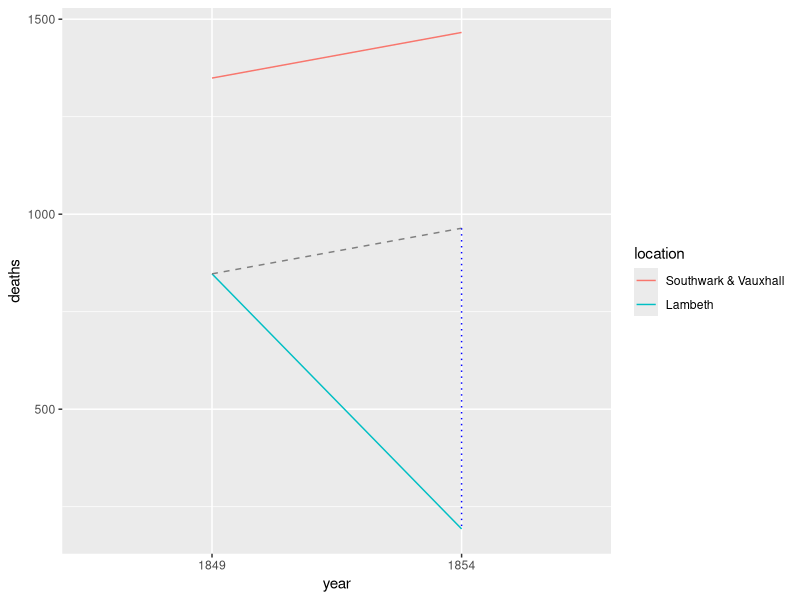

Reproduce this figure in R.
## ---- chunk 1
library(tidyverse)
library(broom)

# This way lets you specify tables row-wise (hence t*r*ibble) and is far easier to read
cholera <- tribble(
  ~deaths, ~year, ~location,
  1349,    1849,  "Southwark & Vauxhall",
  847,     1849,  "Lambeth",
  1466,    1854,  "Southwark & Vauxhall",
  193,     1854,  "Lambeth"
) %>% 
  mutate(year = factor(year)) %>% 
  mutate(location = fct_relevel(location, "Southwark & Vauxhall"))

model <- lm(deaths ~ year + location + year * location, data = cholera)
## ---- chunk 2
tidy(model)
## ---- chunk 3
results <- tidy(model)

before_treatment <- results %>% filter(term == "(Intercept)") %>% pull(estimate) + 
  results %>% filter(term == "locationLambeth") %>% pull(estimate)

year_effect <- results %>% filter(term == "year1854") %>% pull(estimate)

after_treatment <- before_treatment + year_effect

dd_effect <- results %>% filter(term == "year1854:locationLambeth") %>% pull(estimate)

ggplot(cholera, aes(x = year, 
                    y = deaths, 
                    color = location)) + 
  geom_line(aes(group = location)) +
  annotate(geom = "segment", x = "1849", xend = "1854",
           y = before_treatment, yend = before_treatment + year_effect,
           linetype = "dashed", color = "grey50") +
  annotate(geom = "segment", x = "1854", xend = "1854",
           y = after_treatment, yend = before_treatment + year_effect + dd_effect,
           linetype = "dotted", color = "blue")
